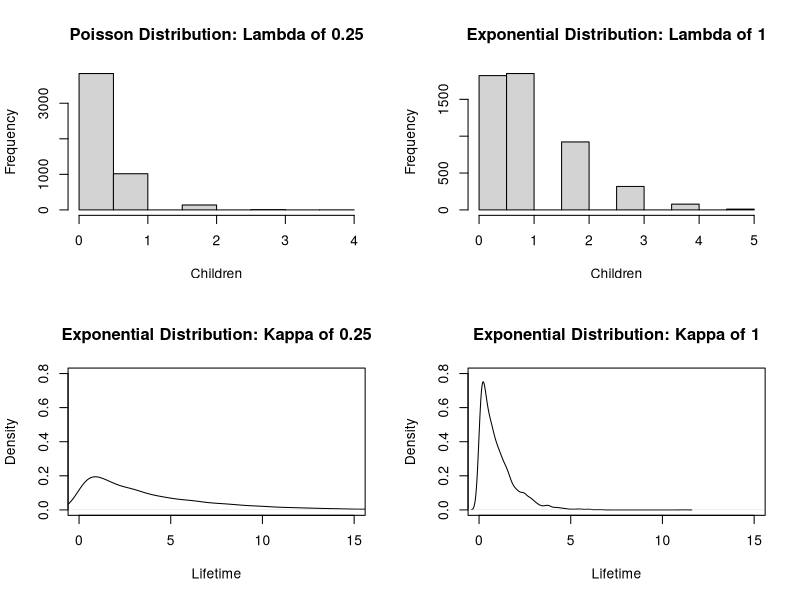

Generate this figure with R:
## ---- chunk 1
library(dplyr)
library(tidyr)
library(ggplot2)
library(ggthemes)
library(magrittr)
library(knitr)
library(scatterplot3d)
library(doParallel)
## ---- chunk 2
dir <- "~/DataScience/SMU/QTW/Unit12/CaseStudy/"
setwd(dir)
knitr::opts_knit$set(root.dir = dir)
knitr::opts_chunk$set(echo = FALSE)
## ---- chunk 3

par(mfrow=c(2,2))
set.seed(1)
hist(rpois(5000, 0.25), 
     main = 'Poisson Distribution: Lambda of 0.25', 
     xlab = "Children")
hist(rpois(5000,1), 
     main = 'Exponential Distribution: Lambda of 1', 
     xlab = "Children")
plot(density(rexp(5000, 0.25)),
     main = 'Exponential Distribution: Kappa of 0.25', 
     xlab = "Lifetime", 
     ylim=c(0,0.8),
     xlim=c(0,15))
plot(density(rexp(5000, 1)), 
     main = 'Exponential Distribution: Kappa of 1', 
     xlab = "Lifetime", 
     ylim=c(0,0.8),
     xlim=c(0,15))
par(mfrow=c(1,1))
